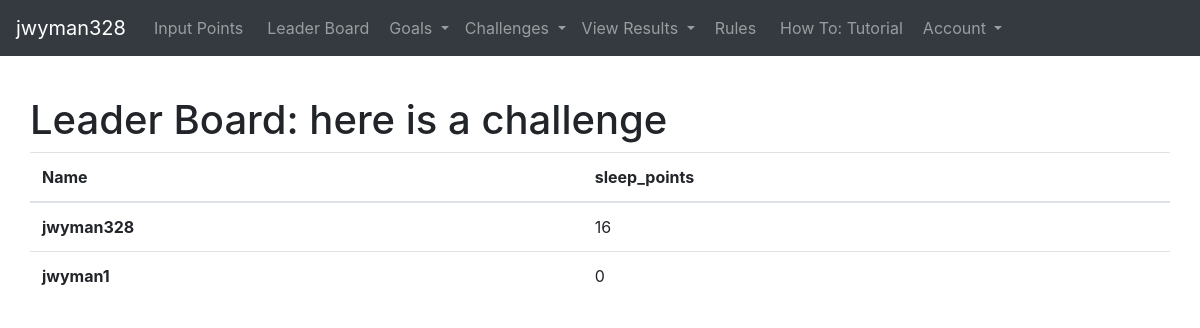
Screenshot of /challenges/challenge_leaderboard/35/ (signed in) with the database file from the repository.
### users/models.py (models this page shows)
class My_custom_user(AbstractUser):
    email = models.EmailField()
    total_points = models.PositiveIntegerField(default=0, null=True, blank=True)
    def points_for_challenge(self, start_date, end_date, catagory):
        params = [self, start_date, end_date, catagory]
        all_point_models = self.point_model_set.all()
        all_point_models = self.point_model_set.filter(date__gte=start_date).filter(date__lte=end_date).aggregate(Sum(catagory))
        total = 0
        for name, points in all_point_models.items():
            if points == None:
                points=0
            total += points
        return(total)

### challenges/models.py (models this page shows, shortened)
class Challenge(models.Model):
    challenge_health_field_choices = [
        ('sleep_points', 'Sleep'),('water_points', 'Water'),
        ('clean_eating_points', 'Clean Eating'), ('step_points', 'Steps'),
        ('total_points', 'Total Points'),('workout_points', 'Workout')]
    title = models.CharField(max_length=100)
    participants = models.ManyToManyField(
        'users.My_custom_user', related_name='challenges', blank=True)
    invitations = models.ForeignKey(
        'Invitation_to_challenge', on_delete= models.CASCADE,
         null=True, blank=True)
    start_date = models.DateField(
        default=now, editable=True, help_text='year-month-day')
    end_date = models.DateField(
        default=now, editable=True, help_text='year-month-day')
    challenge_health_field = models.CharField(
        max_length=10000, choices=challenge_health_field_choices, default='total_points')

### challenges/views.py (the view)
class Challenge_leaderboard(LoginRequiredMixin, DetailView):
    template_name = 'challenge_leaderboard.html'
    model = Challenge
    def leader_board_data(self):
        challenge_obj = self.get_object() # each challenge object gets a Challenge_leaderboard class
        participants = challenge_obj.participants.all()
        username_total = {} #'username': total
        for participant in participants:
            participant_total = participant.points_for_challenge(
                challenge_obj.start_date, challenge_obj.end_date,
                challenge_obj.challenge_health_field)
            participant_username = participant.username
            username_total[participant_username] = participant_total
        sorted_dict = sorted(username_total.items(), key=operator.itemgetter(1), reverse=True)
        return(sorted_dict)
    def unanswered_challenge_invitations(self):
        current_user_obj = self.request.user
        all_invitations_status_objects = current_user_obj.invitation_status_set.filter(status='idle')
        if all_invitations_status_objects:
            messages.add_message(self.request, messages.INFO,
                                 """Pending Invitation, to accept or reject
                                 go to Challenges -> Pending invitations""")

### templates/challenge_leaderboard.html
{% extends 'base.html' %}
{% block content %}
<p style="color:white">{{view.unanswered_challenge_invitations}}</p>
<div class = 'container'>
      <div class = 'row'>
        <h1> Leader Board: {{object.title}}  </h1>
        <table class="table">
                <thead>
                  <tr>
                    <th scope="col">Name</th>
                    <th scope="col">{{object.challenge_health_field}} </th>
                  </tr>
                </thead>
                <tbody>
                  {% for username, total in view.leader_board_data %}
                  <tr>
                    <th scope="row">{{username}}</th>
                    <td>{{total}}</td>
                  </tr>
                 {% endfor %}
                </tbody>
        </table>
      </div>
</div>
{% endblock %}

### templates/base.html (shortened to what this page needs)
<!doctype html>
<html lang="en">
  <head>
    <link rel="stylesheet" href="https://stackpath.bootstrapcdn.com/bootstrap/4.3.1/css/bootstrap.min.css">
  </head>
  <body>
      <nav class="navbar navbar-expand-md navbar-dark bg-dark">
          <a class="navbar-brand" href="#">{{user.username}}</a>
          <div class="collapse navbar-collapse" id="navbarSupportedContent">
              <ul class="navbar-nav mr-auto">
                  <li class="nav-item ">
                      {% if user.is_authenticated %}
                      <a class="nav-link mx-1" href="{% url 'Health_data_input' %}">Input Points</a>
                      {% else %}
                      <a class="nav-link mx-1" href="{% url 'signup' %}">Signup</a>
                      {% endif %}
                  </li>
                  <li class="nav-item ">
                    <a class="nav-link mx-1" href="{%url 'all_time_leaderboard' %}">Leader Board</a>
                </li>
                  <li class="nav-item dropdown">
                      <a class="nav-link dropdown-toggle" href="#" id="navbarDropdown" role="button" data-toggle="dropdown" aria-haspopup="true" aria-expanded="false">
                        Goals
                      </a>
                  </li>
                  <li class="nav-item dropdown">
                    <a class="nav-link dropdown-toggle" href="#" id="navbarDropdown" role="button" data-toggle="dropdown" aria-haspopup="true" aria-expanded="false">
                      Challenges
                    </a>
                </li>
                  <li class="nav-item dropdown">
                    <a class="nav-link dropdown-toggle" href="#" id="navbarDropdown" role="button" data-toggle="dropdown" aria-haspopup="true" aria-expanded="false">
                      View Results
                    </a>
                </li>
                <li class="nav-item ">
                    <a class="nav-link mx-1" href="{% url 'rules' %}">Rules</a>
                </li>
                <li class="nav-item ">
                    <a class="nav-link mx-1" href="{% url 'how_to' %}"> How To: Tutorial</a>
                </li>
                {% if user.is_authenticated %}
                <li class="nav-item dropdown">
                    <a class="nav-link dropdown-toggle" href="#" id="navbarDropdown" role="button" data-toggle="dropdown" aria-haspopup="true" aria-expanded="false">
                      Account
                    </a>
                </li>
                {% endif %}
              </ul>
          </div>
  </nav>
    {% block content %}
    {% endblock %}
  </body>
</html>

### rows the page displays
My_custom_user: username "jwyman328", leader_board_data "jwyman328"
Challenge: title "here is a challenge", challenge_health_field "sleep_points"
My_custom_user: leader_board_data "jwyman1"

### other values shown
{{ total }} "16" "0"
